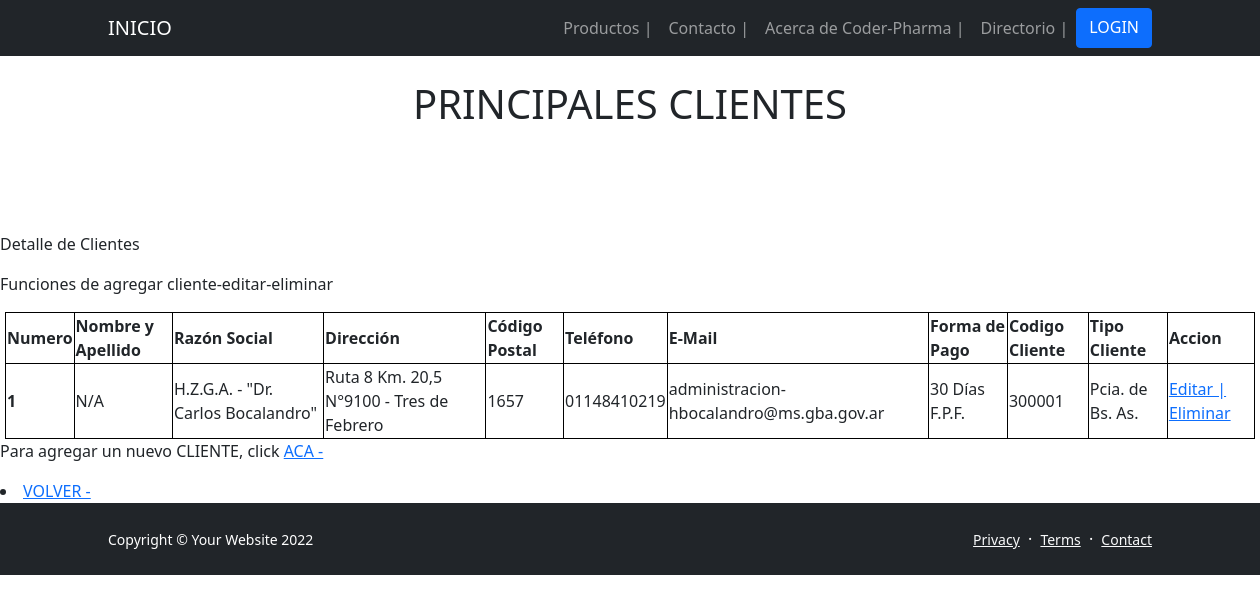
/App-Drogueria/Clientes, run on the app's committed database.
### App_DROGUERIA/models.py (models this page shows, shortened)
class CLIENTES(models.Model):
    nombre = models.CharField(max_length=50)
    apellido = models.CharField(max_length=50)
    razonSocial = models.CharField(max_length=50)
    direccion = models.CharField(max_length=50)
    codigoPostal = models.IntegerField()
    telefono = models.CharField(max_length=50)
    eMail = models.EmailField(max_length=50)
    form_pago = models.CharField(max_length=50)
    codigo_Cliente = models.CharField(max_length=50)
    tipo_Cliente= models.CharField(max_length=50) # Clinica, Hospitales, Ministerios, Municipio, Gobierno Provincial, etc

### App_DROGUERIA/views.py (the view)
# urls.py: path('Clientes', Clientes, name = "08_Clientes"),
def Clientes (request):
    clientes = CLIENTES.objects.all()
    return render(request,"08 - Clientes.html", {"Clientes": clientes})

### App_DROGUERIA/Templates/08 - Clientes.html
{% extends '00 - ORIGEN (b).html' %}
{% load static %}
{% block blockname %}
    <body>
        <br>
        <h1 class="text-center"> PRINCIPALES CLIENTES </h1>
        <br>
        <br>
        <br>
        <br>
        <p> Detalle de Clientes </p>
        <p> Funciones de agregar cliente-editar-eliminar</p>
        <center>
            <table style="width: 1250px;">
                <tr>
                    <th>Numero</th>
                    <th>Nombre y Apellido </th>
                    <th>Razón Social</th>
                    <th>Dirección</th>
                    <th>Código Postal</th>
                    <th>Teléfono</th>
                    <th>E-Mail</th>
                    <th>Forma de Pago</th>
                    <th>Codigo Cliente</th>
                    <th>Tipo Cliente</th>
                    <th>Accion</th>
                </tr>
                    {% for cliente in Clientes %}
                <tr>
                    <th scope="row">{{forloop.counter}}</th>
                    <td>{{cliente.nombre}} {{cliente.apellido}}</td>
                    <td>{{cliente.razonSocial}}</td>
                    <td>{{cliente.direccion}}</td>
                    <td>{{cliente.codigoPostal}}</td>
                    <td>{{cliente.telefono}}</td>
                    <td>{{cliente.eMail}}</td>
                    <td>{{cliente.form_pago}}</td>
                    <td>{{cliente.codigo_Cliente}}</td>
                    <td>{{cliente.tipo_Cliente}}</td>
                    <td>
                        <a href="{% url '08_EditaCliente' cliente.id %}">Editar |</a>
                        <a href="{% url '08_EliminaCliente' cliente.id %}">Eliminar</a>
                    </td>
                </tr>
                    {% endfor %}
            </table>
        </center>
        <p> Para agregar un nuevo CLIENTE, click  <a href="{% url '08_AgregaCliente' %}"> ACA -</a> </p>
        <li>
            <a href="{% url '04_AcercadeCoderPharma' %}"> VOLVER - </a>
        </li>
    </body>
</html>
{% endblock blockname %}

### App_DROGUERIA/Templates/00 - ORIGEN (b).html (style rules this page uses)
table, th, td { border: 1px solid black; }

### data on the page
CLIENTES: nombre "N/A", razonSocial "H.Z.G.A. - \"Dr. Carlos Bocalandro\"", direccion "Ruta 8 Km. 20,5 N°9100 - Tres de Febrero", codigoPostal "1657", telefono "01148410219", eMail "administracion-hbocalandro@ms.gba.gov.ar", form_pago "30 Días F.P.F.", codigo_Cliente "300001", tipo_Cliente "Pcia. de Bs. As."
